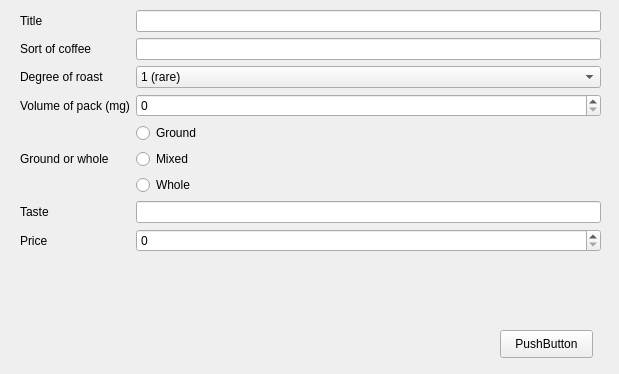
<?xml version="1.0" encoding="UTF-8"?>
<ui version="4.0">
 <class>Form</class>
 <widget class="QWidget" name="Form">
  <property name="geometry">
   <rect>
    <x>0</x>
    <y>0</y>
    <width>619</width>
    <height>374</height>
   </rect>
  </property>
  <property name="windowTitle">
   <string>Form</string>
  </property>
  <widget class="QWidget" name="formLayoutWidget">
   <property name="geometry">
    <rect>
     <x>20</x>
     <y>10</y>
     <width>581</width>
     <height>297</height>
    </rect>
   </property>
   <layout class="QFormLayout" name="formLayout">
    <item row="0" column="0">
     <widget class="QLabel" name="title">
      <property name="text">
       <string>Title</string>
      </property>
     </widget>
    </item>
    <item row="0" column="1">
     <widget class="QLineEdit" name="title_le"/>
    </item>
    <item row="1" column="0">
     <widget class="QLabel" name="sort">
      <property name="text">
       <string>Sort of coffee</string>
      </property>
     </widget>
    </item>
    <item row="2" column="0">
     <widget class="QLabel" name="dor_label">
      <property name="text">
       <string>Degree of roast</string>
      </property>
     </widget>
    </item>
    <item row="3" column="0">
     <widget class="QLabel" name="vop_label">
      <property name="text">
       <string>Volume of pack (mg)</string>
      </property>
     </widget>
    </item>
    <item row="2" column="1">
     <widget class="QComboBox" name="dor_cb">
      <item>
       <property name="text">
        <string>1 (rare)</string>
       </property>
      </item>
      <item>
       <property name="text">
        <string>2 (medium)</string>
       </property>
      </item>
      <item>
       <property name="text">
        <string>3 (well done)</string>
       </property>
      </item>
     </widget>
    </item>
    <item row="3" column="1">
     <widget class="QSpinBox" name="vop_sb">
      <property name="maximum">
       <number>1000000</number>
      </property>
     </widget>
    </item>
    <item row="8" column="1">
     <widget class="QRadioButton" name="whole">
      <property name="text">
       <string>Whole</string>
      </property>
      <attribute name="buttonGroup">
       <string notr="true">gow_bg</string>
      </attribute>
     </widget>
    </item>
    <item row="1" column="1">
     <widget class="QLineEdit" name="sort_le"/>
    </item>
    <item row="9" column="0">
     <widget class="QLabel" name="taste">
      <property name="text">
       <string>Taste</string>
      </property>
     </widget>
    </item>
    <item row="9" column="1">
     <widget class="QLineEdit" name="taste_le"/>
    </item>
    <item row="10" column="0">
     <widget class="QLabel" name="price">
      <property name="text">
       <string>Price</string>
      </property>
     </widget>
    </item>
    <item row="10" column="1">
     <widget class="QSpinBox" name="price_sb">
      <property name="maximum">
       <number>10000000</number>
      </property>
     </widget>
    </item>
    <item row="6" column="1">
     <widget class="QRadioButton" name="ground">
      <property name="text">
       <string>Ground</string>
      </property>
      <attribute name="buttonGroup">
       <string notr="true">gow_bg</string>
      </attribute>
     </widget>
    </item>
    <item row="7" column="1">
     <widget class="QRadioButton" name="mixed">
      <property name="text">
       <string>Mixed</string>
      </property>
      <attribute name="buttonGroup">
       <string notr="true">gow_bg</string>
      </attribute>
     </widget>
    </item>
    <item row="7" column="0">
     <widget class="QLabel" name="gow_label">
      <property name="text">
       <string>Ground or whole</string>
      </property>
     </widget>
    </item>
   </layout>
  </widget>
  <widget class="QPushButton" name="confirm_pb">
   <property name="geometry">
    <rect>
     <x>500</x>
     <y>330</y>
     <width>93</width>
     <height>28</height>
    </rect>
   </property>
   <property name="text">
    <string>PushButton</string>
   </property>
  </widget>
 </widget>
 <resources/>
 <connections/>
 <buttongroups>
  <buttongroup name="gow_bg"/>
 </buttongroups>
</ui>
